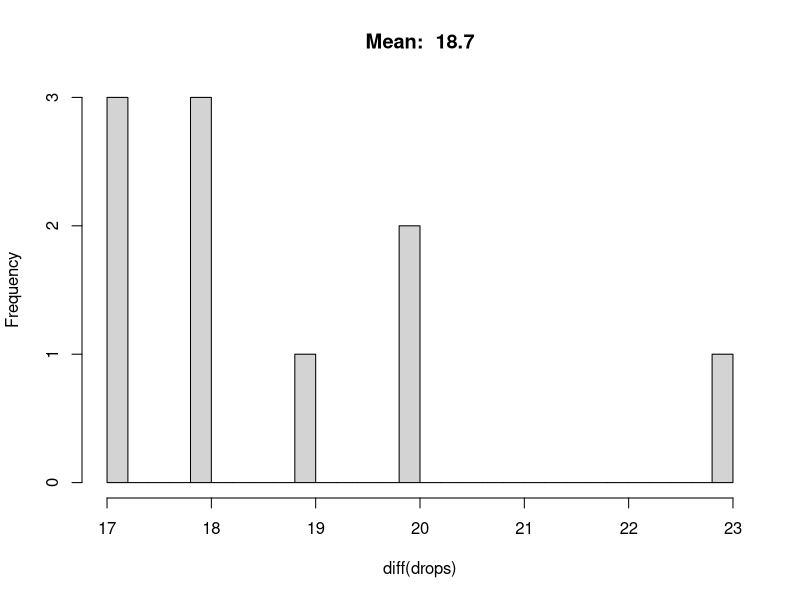

Source code (R):
drops <- c(4944, 4961, 4979, 4997, 5017, 5035, 5054, 5071, 5094, 5114, 5131)

# Original
origin <- c(5597, 5421)
bottle <- c(1430, 1730)
bottle.total <- 4300   # 4200-4400
bottle.content <- 2500 # 2400-2600

fill  <- max(drops) - min(drops)
out <- diff(origin)
error <- c((abs(out) - fill)/fill, (abs(out) - fill)/abs(out))
print(paste("Fill:", fill, "/ Out:", out, "Error:", error))

hist(diff(drops), main=paste("Mean: ", round(mean(diff(drops)), 1)), 25)
print(range(diff(drops)))

# Alc: 820 -> 5947
# New d: 20

5947 - max(drops)